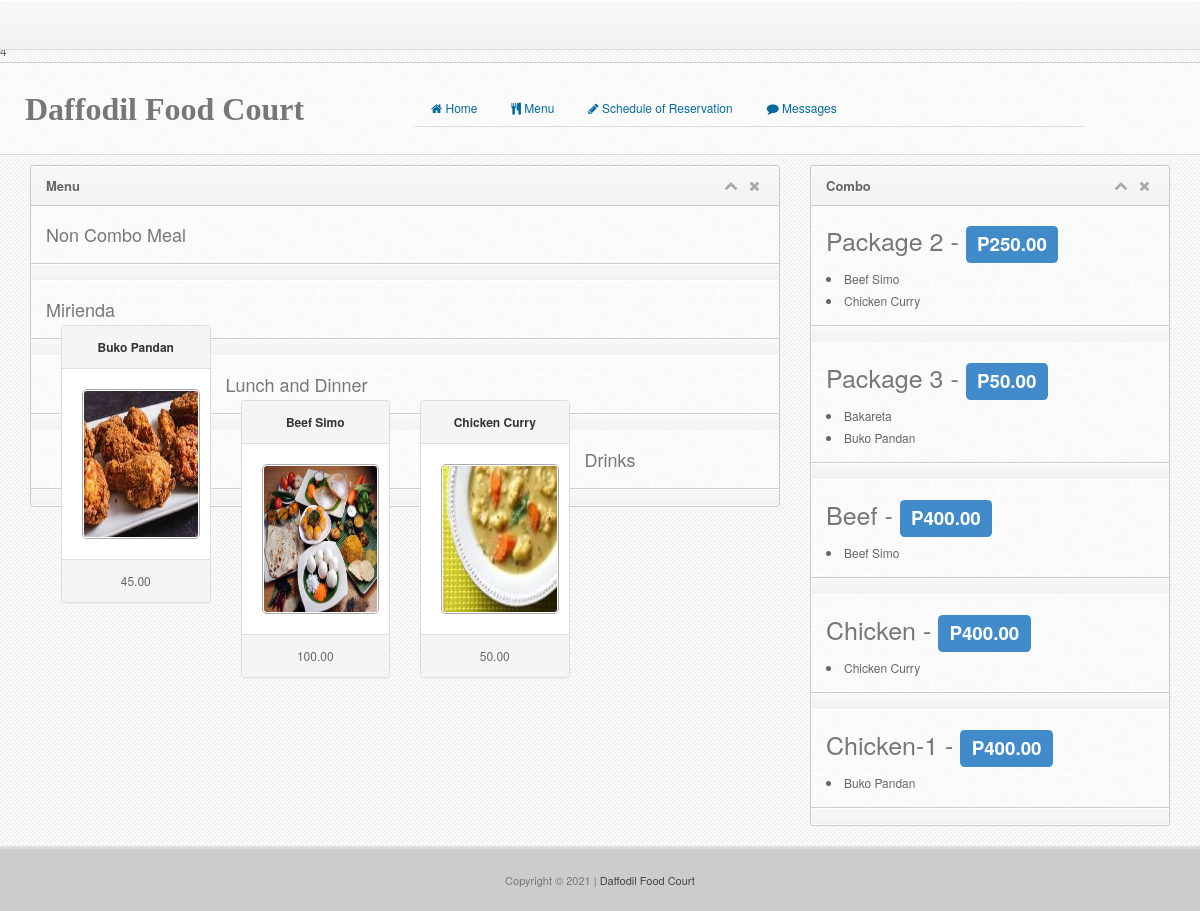
Page /menu.php on the committed database.
### tables this page shows
CREATE TABLE `subcategory` (
  `subcat_id` int(11) NOT NULL,
  `subcat_name` varchar(30) NOT NULL
);

CREATE TABLE `menu` (
  `menu_id` int(11) NOT NULL,
  `menu_name` varchar(50) NOT NULL,
  `cat_id` int(30) NOT NULL,
  `subcat_name` varchar(30) NOT NULL,
  `menu_desc` varchar(100) NOT NULL,
  `menu_price` decimal(10,2) NOT NULL,
  `menu_pic` varchar(100) NOT NULL
);

CREATE TABLE `combo` (
  `combo_id` int(11) NOT NULL,
  `combo_name` varchar(100) NOT NULL,
  `combo_price` decimal(10,2) NOT NULL
);

CREATE TABLE `combo_details` (
  `combo_details_id` int(11) NOT NULL,
  `combo_id` int(11) NOT NULL,
  `menu_id` int(11) NOT NULL
);

### menu.php (the view, shortened to what this page needs)
<!DOCTYPE html>
<html lang="en">
<?php include 'header.php';?>
<body>
<?php include 'navbar.php';?>
<?php include 'menu-tab.php';?>
<div class="content">
      <div class="matter">
        <div class="container">
          <div class="row">
            <div class="col-md-8">
              <div class="widget">
                <div class="widget-head">
                  <div class="pull-left">Menu</div>
                  <div class="widget-icons pull-right">
                    <a href="#" class="wminimize"><i class="fa fa-chevron-up"></i></a>
                    <a href="#" class="wclose"><i class="fa fa-times"></i></a>
                  </div>
                  <div class="clearfix"></div>
                </div>
<?php
  include('includes/dbcon.php');
  $query=mysqli_query($con,"select * from subcategory")or die(mysqli_error($con));
    while ($row=mysqli_fetch_array($query)){
      $subcat_id=$row['subcat_id'];
      $subcat_name=$row['subcat_name'];
?>
                <div class="widget-content">
                  <div class="padd">
                    <h3><?php echo $subcat_name;?></h3>
                    <div class="gallery">
<?php
              $querym=mysqli_query($con,"select * from menu natural join subcategory where subcat_id='$subcat_id' order by menu_name")or die(mysqli_error($con));
              while ($rowm=mysqli_fetch_array($querym)){
                $pic=$rowm['menu_pic'];
?>
                   <div class="col-md-3">
                     <div class="panel panel-default">
                    <div class="panel-heading text-center">
                      <b><?php echo $menu=$rowm['menu_name']; ?></b>
                    </div>
                    <div class="panel-body  text-center">
                        <img src="images/<?php echo $pic;?>"   else{echo $rowm['photo'];} "  height="150px;" width="100%">
                    </div>
                    <div class="panel-footer text-center">
                    <?php echo number_format($price=$rowm['menu_price'], 2); ?>
                    </div>
                  </div>
                </div>
                     <?php }?>
                    </div>
                  </div>
                  <div class="widget-foot">
                  </div>
                </div>
<?php }?>
              </div>
            </div>
            <div class="col-md-4">
              <div class="widget">
                <div class="widget-head">
                  <div class="pull-left">Combo</div>
                  <div class="widget-icons pull-right">
                    <a href="#" class="wminimize"><i class="fa fa-chevron-up"></i></a>
                    <a href="#" class="wclose"><i class="fa fa-times"></i></a>
                  </div>
                  <div class="clearfix"></div>
                </div>
<?php
  include('includes/dbcon.php');
  $query=mysqli_query($con,"select * from combo")or die(mysqli_error($con));
    while ($row=mysqli_fetch_array($query)){
      $combo_id=$row['combo_id'];
      $combo_name=$row['combo_name'];
      $price=$row['combo_price'];
?>
                <div class="widget-content">
                  <div class="padd">
                    <h2><?php echo $combo_name." - <span class='label label-primary'>P".$price."</span>";?></h2>
        <h1>  <?php
              $querym=mysqli_query($con,"select * from combo_details natural join menu where combo_id='$combo_id' group by menu_id")or die(mysqli_error($con));
              while ($rowm=mysqli_fetch_array($querym)){
                $menu_name=$rowm['menu_name'];
?>   </h1>
                    <li>
                      <?php echo $menu_name;?>
                    </li>
                     <?php }?>
                  </div>
                  <div class="widget-foot">
                  </div>
                </div>
<?php }?>
              </div>
            </div>
          </div>
        </div>
    </div>
</div>
<?php include 'footer.php';?>
</body>
</html>

### header.php (shortened to what this page needs)
<!DOCTYPE html>
<html lang="en">
<head>
    <link href="css/bootstrap.min.css" rel="stylesheet">
    <link rel="stylesheet" href="css/font-awesome.min.css">
    <link rel="stylesheet" href="css/jquery-ui.css">
    <link rel="stylesheet" href="css/fullcalendar.css">
    <link rel="stylesheet" href="css/fullcalendar.min.css">
    <link rel="stylesheet" href="css/bootstrap-social.css">
    <link rel="stylesheet" href="css/prettyPhoto.css">
    <link rel="stylesheet" href="css/rateit.css">
    <link rel="stylesheet" href="css/print.css" media="print">
    <link rel="stylesheet" href="css/bootstrap-datetimepicker.min.css">
    <link rel="stylesheet" href="css/jquery.cleditor.css">
    <link rel="stylesheet" href="css/jquery.dataTables.css">
    <link rel="stylesheet" href="css/jquery.onoff.css">
    <link href="css/style.css" rel="stylesheet">
    <link href="css/custom.css" rel="stylesheet">
    <link href="css/style.css" rel="stylesheet">
    <link href="css/widgets.css" rel="stylesheet">
    <link href="css/select2.min.css" rel="stylesheet">
</head>

### navbar.php (shortened to what this page needs)
<div class="navbar navbar-fixed-top bs-docs-nav" role="banner">
	</div>

### menu-tab.php (shortened to what this page needs)
<header>
    <div class="container">
        <div class="row">
            <div class="col-md-4">
                <div class="logo">
                    <a href="index.php">
                        <h2 class="logo-text" style="font-family:American Typewriter, serif"><span class="bold">Daffodil
                                Food Court</span></h2>
                    </a>
                </div>
            </div>
            <div class="col-md-7">
                <ul class="nav nav-tabs">
                    <li class="dropdown dropdown-big">
                        <a href="index.php">
                            <i class="fa fa-home"></i> Home
                        </a>
                    </li>
                    <li class="dropdown dropdown-big">
                        <a href="menu.php">
                            <i class="fa fa-cutlery"></i> Menu
                        </a>
                    </li>
                    <li class="dropdown dropdown-big">
                        <a href="reservation.php">
                            <i class="fa fa-pencil"></i> Schedule of Reservation
                        </a>
                    </li>
                    <li class="dropdown dropdown-big">
                        <a class="dropdown-toggle" href="messages.php">
                            <i class="fa fa-comment"></i> Messages
                        </a>
                    </li>
</header>

### footer.php (shortened to what this page needs)
<footer class="footer-amp">
    <div class="container">
        <div class="row">
            <div class="col-md-12 col-lg-12 col-sm-12 col-xs-12 footer-column">
                <div class="padd">
                    <p class="copy center">Copyright &copy; 2021 | <a href="index.php">Daffodil Food Court</a> </p>
                </div>
            </div>
        </div>
    </div>
</footer>

### css/style.css (style rules this page uses)
body { font-size: 12px; line-height: 22px; color: #666; border-top: 3px solid #eee; background:#343434 url("../img/back.png") repeat; padding-top: 37px; -webkit-font-smoothing: antialiased; }
h1,h2,h3,h4,h5,h6 { padding: 2px 0px; margin: 2px 0px; color: #777; }
h2 { font-size: 25px; line-height: 35px; }
h3 { font-size: 18px; line-height: 23px; }
p { padding: 0px; margin:0px; }
a { color: #026b9c; }
.bold { font-weight: bold; }
.center { text-align:center; }
.navbar { background-color: #f8f8f8; background: -webkit-gradient(linear, left top, left bottom, from(#f8f8f8), to(#f2f2f2)); background: -webkit-linear-gradient(top, #f8f8f8, #f2f2f2); background: -moz-linear-gradient(top, #f8f8f8, #f2f2f2); background: -ms-linear-gradient(top, #f8f8f8, #f2f2f2); background: -o-linear-gradient(top, #f8f8f8, #f2f2f2); background: linear-gradient(top, #f8f8f8, #f2f2f2); border-bottom: 1px solid #ddd; box-shadow: inset 0px 1px 1px #fff; }
header { border-top: 1px solid #ccc; padding: 25px 0px 15px 0px; background: #fafafa url("../img/cream.png") repeat; border-bottom: 1px solid #ddd; }
header .container { width:100%; max-width: 100%; }
header .logo { margin-top: 0px; margin-bottom: 10px; padding-left: 10px; }
.widget { border: 1px solid #c9c9c9; border-radius: 3px; margin-top: 10px; margin-bottom: 20px; background: #fafafa url('../img/cream.png') repeat; }
.widget .padd, .modal-body { padding: 13px 15px; }
.widget .widget-head,.modal-header { background-color: #f8f8f8; background: -webkit-gradient(linear, left top, left bottom, from(#f8f8f8), to(#f2f2f2)); background: -webkit-linear-gradient(top, #f8f8f8, #f2f2f2); background: -moz-linear-gradient(top, #f8f8f8, #f2f2f2); background: -ms-linear-gradient(top, #f8f8f8, #f2f2f2); background: -o-linear-gradient(top, #f8f8f8, #f2f2f2); background: linear-gradient(top, #f8f8f8, #f2f2f2); border-top-right-radius: 3px; border-top-left-radius: 3px; text-shadow:0px 1px #fff; border-bottom: 1px solid #ccc; border-top: 1px solid #fff; color: #666; font-size: 13px; font-weight: bold; padding: 8px 15px; }
.widget .widget-head .widget-icons i { font-size: 14px; margin: 0px 4px; }
.widget .widget-head .widget-icons a { color: #aaa; }
.widget .widget-foot, .modal-footer { background-color: #f8f8f8; background: -webkit-gradient(linear, left top, left bottom, from(#f8f8f8), to(#f2f2f2)); background: -webkit-linear-gradient(top, #f8f8f8, #f2f2f2); background: -moz-linear-gradient(top, #f8f8f8, #f2f2f2); background: -ms-linear-gradient(top, #f8f8f8, #f2f2f2); background: -o-linear-gradient(top, #f8f8f8, #f2f2f2); background: linear-gradient(top, #f8f8f8, #f2f2f2); border-bottom-right-radius: 3px; border-bottom-left-radius: 3px; text-shadow:0px 1px #fff; border-bottom: 1px solid #fff; border-top: 1px solid #ccc; padding: 8px 15px; font-size: 12px; color: #555; box-shadow: inset 0px 1px 1px #fff; }
.gallery img { max-width: 170px; margin: 5px; padding: 1px; border: 1px solid #aaa; border-radius: 5px; }
footer { background-color: #f8f8f8; background: -webkit-gradient(linear, left top, left bottom, from(#f8f8f8), to(#f2f2f2)); background: -webkit-linear-gradient(top, #f8f8f8, #f2f2f2); background: -moz-linear-gradient(top, #f8f8f8, #f2f2f2); background: -ms-linear-gradient(top, #f8f8f8, #f2f2f2); background: -o-linear-gradient(top, #f8f8f8, #f2f2f2); background: linear-gradient(top, #f8f8f8, #f2f2f2); padding:10px 0px; color: #777; font-size: 12px; border-top: 3px solid #ddd; }
footer .container { width:100%; max-width:100% !important; }
footer a, footer a:visited { color: #444; }
footer .copy { font-size: 11px; }

### css/custom.css (style rules this page uses)
h2.logo-text { font-size: 32px; font-family: 'Lato',sans-serif; font-weight: 300; }
.col-md-12.col-lg-12.col-sm-12.col-xs-12.footer-column { padding: 20px 0px; background-color: #ccc; }
footer.footer-amp { padding: 0px; }

### css/print.css (style rules this page uses)
.hideme,.nav,.header,.inquiry,.footer-amp,hr,header { display: none; }

### rows in the picture
subcategory: subcat_name "Non Combo Meal"
subcategory: subcat_name "Mirienda"
menu: menu_name "Buko Pandan", menu_pic (picture), menu_price "45.00"
subcategory: subcat_name "Lunch and Dinner"
menu: menu_name "Beef Simo", menu_pic (picture), menu_price "100.00"
menu: menu_name "Chicken Curry", menu_pic (picture), menu_price "50.00"
subcategory: subcat_name "Drinks"
combo: combo_name "Package 2", combo_price "250.00"
combo_details: menu.menu_name "Beef Simo"
combo_details: menu.menu_name "Chicken Curry"
combo: combo_name "Package 3", combo_price "50.00"
combo_details: menu.menu_name "Bakareta"
combo_details: menu.menu_name "Buko Pandan"
combo: combo_name "Beef", combo_price "400.00"
combo_details: menu.menu_name "Beef Simo"
combo: combo_name "Chicken", combo_price "400.00"
combo_details: menu.menu_name "Chicken Curry"
combo: combo_name "Chicken-1", combo_price "400.00"
combo_details: menu.menu_name "Buko Pandan"
